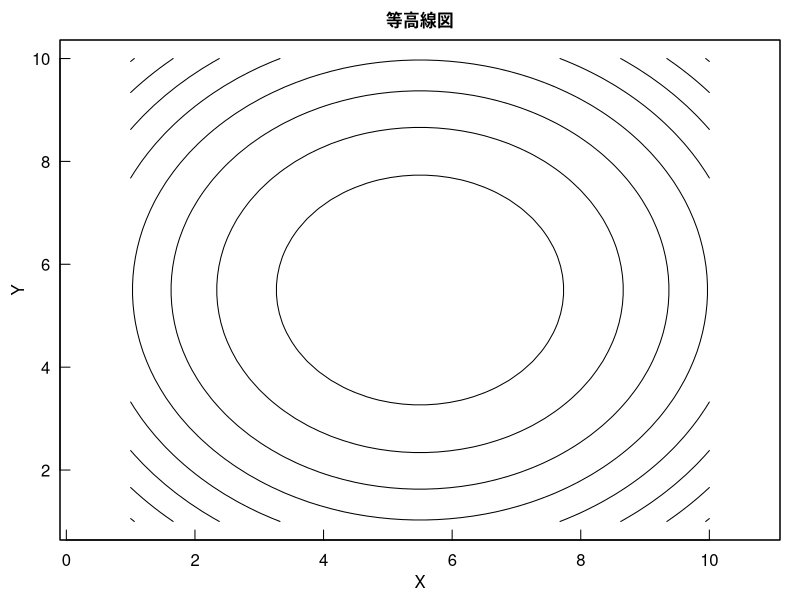

Here is the R script that generated this plot:
# NIST EDA 1.3.3.10.Contour Plot####
# Date: 20260403
# Created by MATSUYOSHI Yasushi PCCPMDEV.JP
# Source: 
# page URL: 
#   https://www.itl.nist.gov/div898/handbook/eda/section3/eda33a.htm
#   https://www.itl.nist.gov/div898/handbook/eda/section3/contour.htm
# Data URL:
#   NA
# 説明 ####
# NIST Statistic Handbook 1.3.3.10の等高線図
# 
# デフォルト環境の保存と調整 ####
original_par <- par(no.readonly = TRUE)
par(mar = c(3,3,2,1), 
    mgp = c(1.6,0.5,0.0), 
    las = 1, 
    tck = 0.02)

# データの作成 ####
# 1から10までの範囲を定義
x <- seq(1, 10, length.out = 50)
y <- seq(1, 10, length.out = 50)

# 2変数の関数を定義 (中心 5.5, 5.5 の円形)
# z = (x - 5.5)^2 + (y - 5.5)^2
f <- function(x, y) {
  (x - 5.5)^2 + (y - 5.5)^2
}

# z行列の計算
z <- outer(x, y, f)

# プロットの作成####
# 等高線図の描画
contour(x, y, z, 
        nlevels = 10,        # 線の数
        drawlabels = FALSE,  # 線上の数値を非表示
        main = "等高線図", cex.main = 1,  # タイトル
        xlab = "X",          # X軸ラベル
        ylab = "Y",          # Y軸ラベル
        asp = 0.8)           # 縦横比
box()                        # 全体を枠で囲む

par(original_par)
